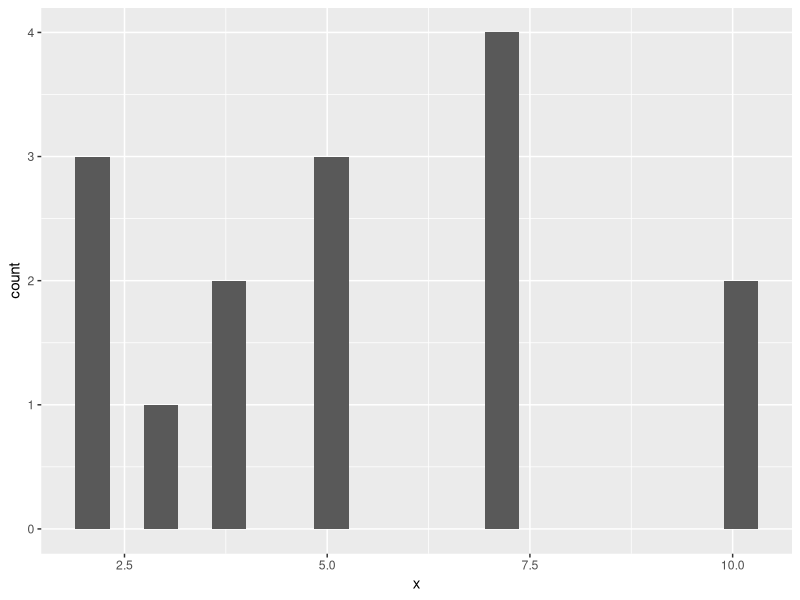

Recreate this plot in R. (Note: this script raises an error after producing the figure.)
library(ggplot2)

# Ефимов. Т.4

# Пример стр. 186
x <- c(5,3,7,10,5,5,2,10,7,2,7,7,4,2,4)
n <- length(x)

# Вариационый ряд
V <- sort(x)
# w - размах
w <- max(x) - min(x)
# Статистический ряд
t <- table(x)

ggplot(mapping =  aes(x)) + geom_histogram(bins = 20)

# Пример стр. 188
M <- c(20.3, 15.4, 17.2, 19.2, 23.3, 18.1, 21.9,
       15.3, 16.8, 13.2, 20.4, 16.5, 19.7, 20.5,
       14.3, 20.1, 16.8, 14.7, 20.8, 19.5, 15.3,
       19.3, 17.8, 16.2, 15.7, 22.8, 21.9, 12.5,
       10.1, 21.1, 18.3, 14.7, 14.5, 18.1, 18.4,
       13.9, 19.1, 18.5, 20.2, 23.8, 16.7, 20.4,
       19.5, 17.2, 19.6, 17.8, 21.3, 17.5, 19.4,
       17.8, 13.5, 17.8, 11.8, 18.6, 19.1)

freq_grouped_values <- function(x,n_intervals){
  len <- length(x)
  max_ <- max(x)
  min_ <- min(x)
  w <- max_ - min_
  b <- round(w/n_intervals)
  breaks <- floor(seq(min_,max_+b,b))
  mid <- seq(min(breaks)+b/2, max(breaks), b)
  Inerval <- cut(x, breaks = breaks)
  t <- data.frame(table(Inerval))
  t$Midpoint <- mid
  t$Rel_freq <- round(t$Freq / len,4)
  t$Cum_sum <- cumsum(t$Freq)
  t$Rel_c_sum <-round(t$Cum_sum / len, 4)
  t <- t[, c(1,3,2,5,4,6)]
  return(t)
}

n_intervals <- 7
w <-  max(M)-min(M)
b <-  round(w/n_intervals)
start <- round(min(M))
end <-round(max(M))
T <- freq_grouped_values(M, n_intervals)

ggplot(data=D, aes(x=D$M)) + 
  geom_histogram(aes(y=stat(count/b)), breaks=seq(start,end,by=b), col='black') + 
  scale_x_continuous(breaks = seq(start,end,by=b)) + 
  labs(title="Гистограмма частот", x="x", y="n*/2")

ggplot(data=D, aes(x=D$M)) + 
  geom_freqpoly(aes(y=stat(count/b)), breaks=seq(start,end,by=b), col='black', linetype = "solid") +
  scale_x_continuous(breaks = seq(start,end,by=b)) + 
  labs(title="Полигон частот", x="x", y="n*")

ggplot(data=T, aes(x=T$Midpoint,y=T$Freq/b)) + 
  geom_point() + 
  geom_line() + 
  scale_x_continuous(breaks = seq(start,end,by=b))+
  labs(title="Полигон частот", x="x", y="n*")

ggplot(data=D, aes(D$M)) + stat_ecdf(geom = "step") + labs(title="Эмперическая функция распределения", x="x", y="F*")

Fn <- ecdf(M)
breaks=seq(start,end,by=b)
p <- Fn(breaks)
Fn <- data.frame(breaks,p)

ggplot(data=Fn, aes(x=Fn$breaks, y=Fn$p)) +
  geom_bar(stat="identity", width = 2, col='black', position = position_nudge(x = 0)) + 
  scale_x_continuous(breaks = seq(start,end,by=b)) + 
  labs(title="Эмперическая функция распределения", x="x", y="F*")


